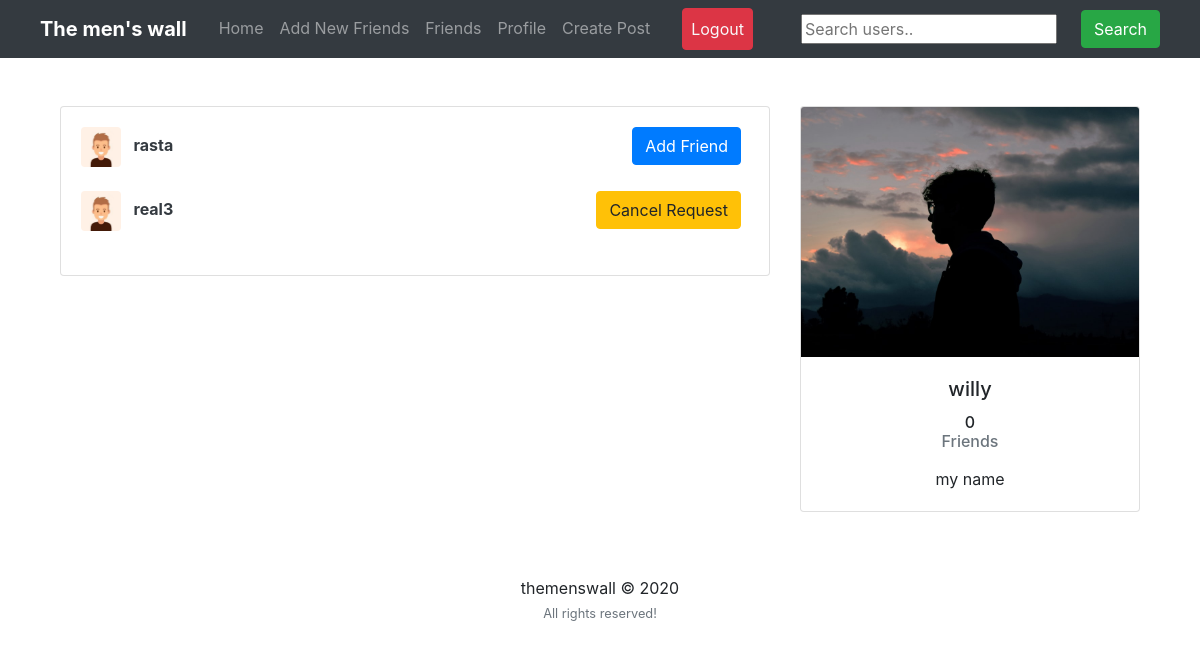
/users/ (signed in), run on an earlier commit of the app's database.
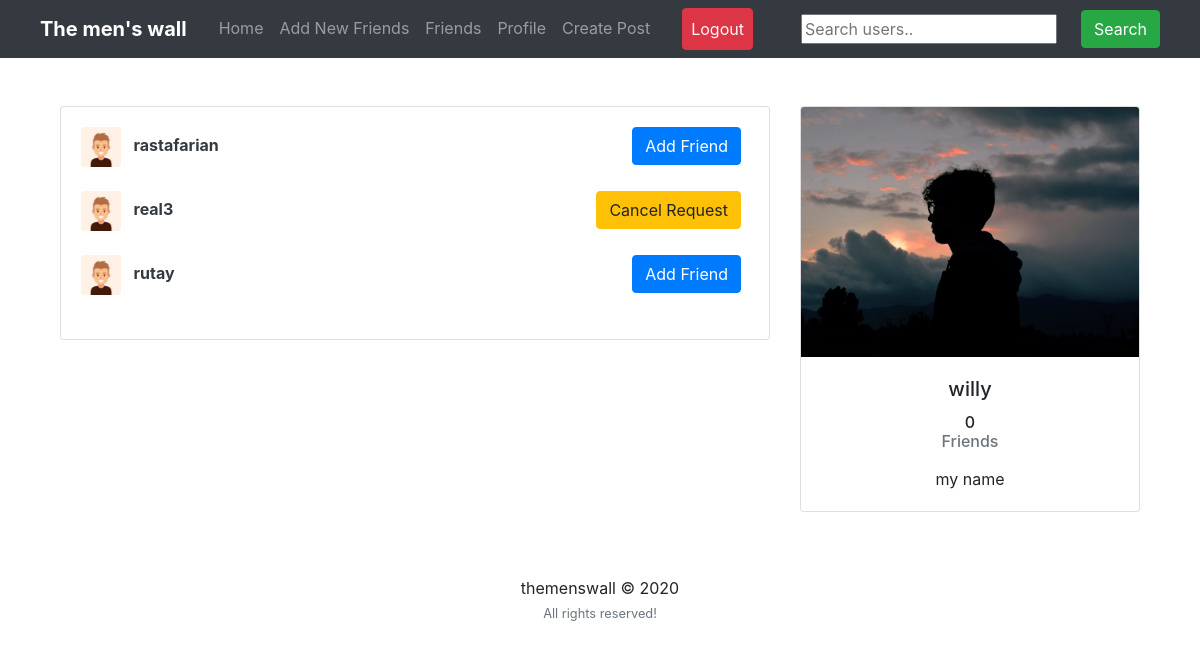
And on a later commit of the database.
### users/models.py (models this page shows)
class Profile(models.Model):
	user = models.OneToOneField(User, on_delete=models.CASCADE)
	image = models.ImageField(default='default.png', upload_to='profile_pics')
	slug = AutoSlugField(populate_from='user')
	bio = models.CharField(max_length=255, blank=True)
	friends = models.ManyToManyField("Profile", blank=True)
	def __str__(self):
		return str(self.user.username)
	def get_absolute_url(self):
		return "/users/{}".format(self.slug)

### users/views.py (the view)
# urls.py: path('users/', user_views.users_list, name='users_list'),
@login_required
def users_list(request):
    users = Profile.objects.exclude(user=request.user)
    sent_friend_requests = FriendRequest.objects.filter(from_user=request.user)
    my_friends = request.user.profile.friends.all()
    sent_to = []
    friends = []
    for user in my_friends:
        friend = user.friends.all()
        for f in friend:
            if f in friends:
                friend = friend.exclude(user=f.user)
        friends += friend
    for i in my_friends:
        if i in friends:
            friends.remove(i)
    if request.user.profile in friends:
        friends.remove(request.user.profile)
    random_list = random.sample(list(users), min(len(list(users)), 10))
    for r in random_list:
        if r in friends:
            random_list.remove(r)
    friends += random_list
    for i in my_friends:
        if i in friends:
            friends.remove(i)
    for se in sent_friend_requests:
        sent_to.append(se.to_user)
    context = {
        'users': friends,
        'sent': sent_to
    }
    return render(request, "users/users_list.html", context)

### feed/views.py (called while the page is built)
def CountNotifications(request):
	count_notifications = 0
	if request.user.is_authenticated:
		count_notifications = Notification.objects.filter(user=request.user, is_seen=False).count()
	return {'count_notifications':count_notifications}

def GetProfile(request):
	you = ''
	if request.user.is_authenticated:
		p = request.user.profile
		you = p.user
	return {'profile':you}

### users/templates/users/users_list.html (shortened to what this page needs)
{% extends "feed/layout.html" %} {% load static %}{% block searchform %}
<form
  class="form-inline my-2 my-lg-0 ml-5"
  action="{% url 'search_users' %}"
  method="get"
>
  <input name="q" type="text" placeholder="Search users.." />
  <button class="btn btn-success my-2 my-sm-0 ml-4" type="submit">
    Search
  </button>
</form>
{% endblock searchform %} {% block content %}
<div class="container">
  <div class="row">
    <div class="col-md-8">
      {% if users %}
      <div class="card card-signin my-5">
        <div class="card-body">
          {% for user_p in users %}
          <a href="{{ user_p.get_absolute_url }}"
            ><img
              src="{{ user_p.image.url }}"
              class="rounded mr-2"
              width="40"
              height="40"
              alt=""
          /></a>
          <a class="text-dark" href="{{ user_p.get_absolute_url }}"
            ><b>{{ user_p }}</b></a
          >
          {% if not user_p.user in sent %}
          <small class="float-right">
            <a
              class="btn btn-primary mr-2"
              href="{% url 'send_friend_request' user_p.id %}"
              >Add Friend</a
            >
          </small>
          {% else %}
          <small class="float-right">
            <a
              class="btn btn-warning mr-2"
              href="{% url 'cancel_friend_request' user_p.id %}"
              >Cancel Request</a
            >
          </small>
          {% endif %}
          <br /><br />
          {% endfor %}
        </div>
      </div>
      {% else %}
      <h5><i>No new people to add now! Please come back later!</i></h5>
      {% endif %}
    </div>
    <div class="col-md-4">
      <div class="card card-signin my-5">
        <a href="{{ request.user.profile.get_absolute_url }}"
          ><img
            class="card-img-top"
            src="{{ request.user.profile.image.url }}"
            alt=""
        /></a>
        <div class="card-body">
          <h5 class="card-title text-center">{{ request.user }}</h5>
          <h6 class="text-center">
            {{ request.user.profile.friends.count }}
            <p class="text-muted">Friends</p>
          </h6>
          <p class="card-text text-center">{{ request.user.profile.bio }}</p>
        </div>
      </div>
    </div>
  </div>
  {% endblock content %}

What changed in the data, as far as the page shows it:
changed through a linked row, Profile: user.username "rasta" → "rastafarian"
added Profile: image (placeholder picture), user.username "rutay", shows "Add Friend"
